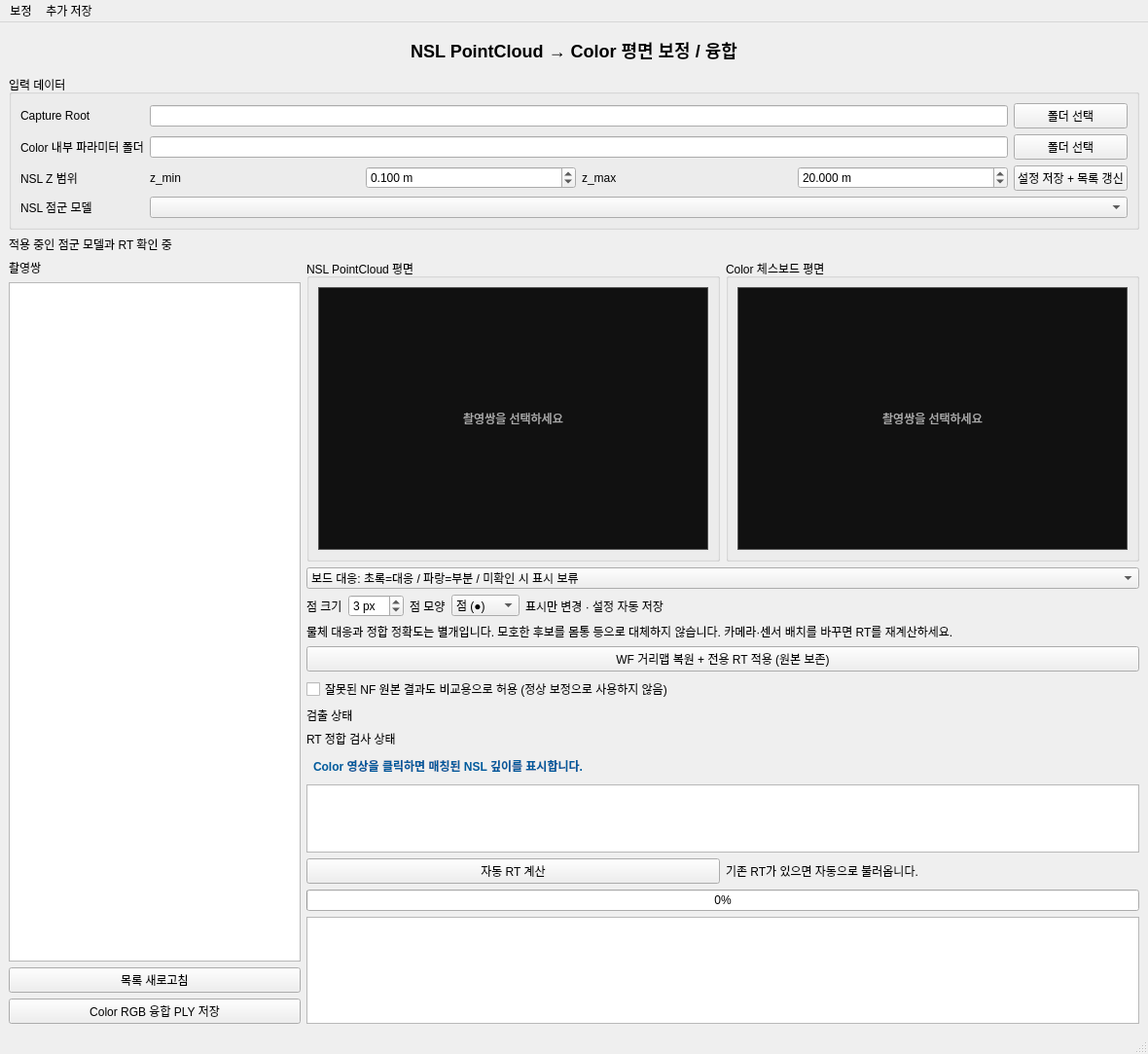
<?xml version="1.0" encoding="UTF-8"?>
<ui version="4.0">
 <class>MainWindow</class>
 <widget class="QMainWindow" name="MainWindow">
  <property name="geometry"><rect><x>0</x><y>0</y><width>1180</width><height>900</height></rect></property>
  <property name="windowTitle"><string>NSL PointCloud → Color Calibration &amp; Fusion</string></property>
  <widget class="QWidget" name="centralwidget">
   <layout class="QVBoxLayout" name="mainLayout">
    <item><widget class="QLabel" name="titleLabel">
     <property name="text"><string>NSL PointCloud → Color 평면 보정 / 융합</string></property>
     <property name="alignment"><set>Qt::AlignmentFlag::AlignCenter</set></property>
     <property name="styleSheet"><string notr="true">font-size:18px;font-weight:bold;padding:6px;</string></property>
    </widget></item>
    <item><widget class="QGroupBox" name="inputGroup">
     <property name="title"><string>입력 데이터</string></property>
     <layout class="QGridLayout" name="inputLayout">
      <item row="0" column="0"><widget class="QLabel" name="captureRootLabel"><property name="text"><string>Capture Root</string></property></widget></item>
      <item row="0" column="1"><widget class="QLineEdit" name="captureRootEdit"><property name="readOnly"><bool>true</bool></property></widget></item>
      <item row="0" column="2"><widget class="QPushButton" name="captureRootButton"><property name="text"><string>폴더 선택</string></property></widget></item>
      <item row="1" column="0"><widget class="QLabel" name="colorCalLabel"><property name="text"><string>Color 내부 파라미터 폴더</string></property></widget></item>
      <item row="1" column="1"><widget class="QLineEdit" name="colorCalEdit"><property name="readOnly"><bool>true</bool></property></widget></item>
      <item row="1" column="2"><widget class="QPushButton" name="colorCalButton"><property name="text"><string>폴더 선택</string></property></widget></item>
      <item row="2" column="0"><widget class="QLabel" name="rangeLabel"><property name="text"><string>NSL Z 범위</string></property></widget></item>
      <item row="2" column="1">
       <layout class="QHBoxLayout" name="rangeLayout">
        <item><widget class="QLabel" name="zMinLabel"><property name="text"><string>z_min</string></property></widget></item>
        <item><widget class="QDoubleSpinBox" name="zMinSpinBox">
         <property name="suffix"><string> m</string></property><property name="decimals"><number>3</number></property>
         <property name="minimum"><double>0.010000000000000</double></property><property name="maximum"><double>50.000000000000000</double></property>
         <property name="value"><double>0.100000000000000</double></property>
        </widget></item>
        <item><widget class="QLabel" name="zMaxLabel"><property name="text"><string>z_max</string></property></widget></item>
        <item><widget class="QDoubleSpinBox" name="zMaxSpinBox">
         <property name="suffix"><string> m</string></property><property name="decimals"><number>3</number></property>
         <property name="minimum"><double>0.010000000000000</double></property><property name="maximum"><double>50.000000000000000</double></property>
         <property name="value"><double>20.000000000000000</double></property>
        </widget></item>
       </layout>
      </item>
      <item row="2" column="2"><widget class="QPushButton" name="applyButton"><property name="text"><string>설정 저장 + 목록 갱신</string></property></widget></item>
      <item row="3" column="0"><widget class="QLabel" name="geometryLabel"><property name="text"><string>NSL 점군 모델</string></property></widget></item>
      <item row="3" column="1" colspan="2"><widget class="QComboBox" name="geometryComboBox">
       <property name="toolTip"><string>원본 PCD는 유지합니다. WF 복원은 저장된 원본 거리맵과 제조사 렌즈 표로 XYZ를 다시 계산하며, 기존 PCD RT와 혼용하지 않습니다.</string></property>
      </widget></item>
     </layout>
    </widget></item>
    <item><widget class="QLabel" name="activeModelLabel"><property name="text"><string>적용 중인 점군 모델과 RT 확인 중</string></property><property name="wordWrap"><bool>true</bool></property></widget></item>
    <item>
     <layout class="QHBoxLayout" name="contentLayout">
      <item>
       <layout class="QVBoxLayout" name="fileLayout">
        <item><widget class="QLabel" name="fileLabel"><property name="text"><string>촬영쌍</string></property><property name="wordWrap"><bool>true</bool></property></widget></item>
        <item><widget class="QListWidget" name="fileList">
         <property name="minimumSize"><size><width>245</width><height>0</height></size></property>
         <property name="maximumSize"><size><width>300</width><height>16777215</height></size></property>
        </widget></item>
        <item><widget class="QPushButton" name="reloadButton"><property name="text"><string>목록 새로고침</string></property></widget></item>
        <item><widget class="QPushButton" name="saveFusedButton"><property name="text"><string>Color RGB 융합 PLY 저장</string></property></widget></item>
       </layout>
      </item>
      <item>
       <layout class="QVBoxLayout" name="viewerLayout">
        <item>
         <layout class="QHBoxLayout" name="imageLayout">
          <item><widget class="QGroupBox" name="sourceGroup">
           <property name="title"><string>NSL PointCloud 평면</string></property>
           <layout class="QVBoxLayout" name="sourceLayout"><item><widget class="QLabel" name="sourceImageLabel">
            <property name="minimumSize"><size><width>360</width><height>270</height></size></property>
            <property name="styleSheet"><string notr="true">background:#111;color:#aaa;border:1px solid #555;</string></property>
            <property name="text"><string>촬영쌍을 선택하세요</string></property><property name="alignment"><set>Qt::AlignmentFlag::AlignCenter</set></property>
           </widget></item></layout>
          </widget></item>
          <item><widget class="QGroupBox" name="targetGroup">
           <property name="title"><string>Color 체스보드 평면</string></property>
           <layout class="QVBoxLayout" name="targetLayout"><item><widget class="QLabel" name="targetImageLabel">
            <property name="minimumSize"><size><width>360</width><height>270</height></size></property>
            <property name="styleSheet"><string notr="true">background:#111;color:#aaa;border:1px solid #555;</string></property>
            <property name="text"><string>촬영쌍을 선택하세요</string></property><property name="alignment"><set>Qt::AlignmentFlag::AlignCenter</set></property>
           </widget></item></layout>
          </widget></item>
         </layout>
        </item>
        <item><widget class="QComboBox" name="viewComboBox">
         <item><property name="text"><string>보드 대응: 초록=대응 / 파랑=부분 / 미확인 시 표시 보류</string></property></item>
         <item><property name="text"><string>실제 Color RGB 융합 (PLY와 동일 색상)</string></property></item>
         <item><property name="text"><string>Color 이미지 위 전체 점군 투영 (거리 색상)</string></property></item>
         <item><property name="text"><string>점-평면 잔차: 초록 &lt;10 / 노랑 10~20 / 빨강 ≥20 mm · 자홍=보드 밖 투영</string></property></item>
        </widget></item>
        <item><widget class="QWidget" name="projectionControls">
         <property name="toolTip"><string>원본 Color 이미지 픽셀 기준의 표시 크기입니다. 깊이 픽셀·PLY 좌표·RGB 값은 바뀌지 않습니다. PNG 저장에도 같은 크기와 모양을 적용합니다.</string></property>
         <layout class="QHBoxLayout" name="projectionControlsLayout">
          <property name="leftMargin"><number>0</number></property>
          <property name="topMargin"><number>0</number></property>
          <property name="rightMargin"><number>0</number></property>
          <property name="bottomMargin"><number>0</number></property>
          <item><widget class="QLabel" name="pointSizeLabel"><property name="text"><string>점 크기</string></property></widget></item>
          <item><widget class="QSpinBox" name="pointSizeSpinBox">
           <property name="minimum"><number>1</number></property><property name="maximum"><number>21</number></property>
           <property name="keyboardTracking"><bool>false</bool></property>
           <property name="singleStep"><number>2</number></property><property name="value"><number>3</number></property>
           <property name="suffix"><string> px</string></property>
           <property name="toolTip"><string>지름 / 십자의 전체 길이. 1~21 px 홀수이며 짝수 입력은 다음 홀수로 맞춥니다.</string></property>
          </widget></item>
          <item><widget class="QLabel" name="pointShapeLabel"><property name="text"><string>점 모양</string></property></widget></item>
          <item><widget class="QComboBox" name="pointShapeComboBox">
           <item><property name="text"><string>점 (●)</string></property></item>
           <item><property name="text"><string>십자 (+)</string></property></item>
          </widget></item>
          <item><widget class="QLabel" name="projectionHintLabel"><property name="text"><string>표시만 변경 · 설정 자동 저장</string></property></widget></item>
          <item><spacer name="projectionSpacer"><property name="orientation"><enum>Qt::Horizontal</enum></property><property name="sizeHint" stdset="0"><size><width>20</width><height>0</height></size></property></spacer></item>
         </layout>
        </widget></item>
        <item><widget class="QLabel" name="geometryNoticeLabel">
         <property name="text"><string>물체 대응과 정합 정확도는 별개입니다. 모호한 후보를 몸통 등으로 대체하지 않습니다. 카메라·센서 배치를 바꾸면 RT를 재계산하세요.</string></property>
         <property name="wordWrap"><bool>true</bool></property>
        </widget></item>
        <item><widget class="QPushButton" name="applyWfButton"><property name="text"><string>WF 거리맵 복원 + 전용 RT 적용 (원본 보존)</string></property><property name="visible"><bool>false</bool></property></widget></item>
        <item><widget class="QCheckBox" name="nfCompareCheckBox"><property name="text"><string>잘못된 NF 원본 결과도 비교용으로 허용 (정상 보정으로 사용하지 않음)</string></property><property name="visible"><bool>false</bool></property></widget></item>
        <item><widget class="QLabel" name="detectionStatus"><property name="text"><string>검출 상태</string></property><property name="wordWrap"><bool>true</bool></property></widget></item>
        <item><widget class="QLabel" name="rtCheckStatus"><property name="text"><string>RT 정합 검사 상태</string></property><property name="wordWrap"><bool>true</bool></property></widget></item>
        <item><widget class="QLabel" name="pickedDepthLabel">
         <property name="text"><string>Color 영상을 클릭하면 매칭된 NSL 깊이를 표시합니다.</string></property>
         <property name="styleSheet"><string notr="true">font-weight:bold;color:#005a9c;padding:4px;</string></property>
        </widget></item>
        <item><widget class="QPlainTextEdit" name="planeText">
         <property name="maximumSize"><size><width>16777215</width><height>110</height></size></property>
         <property name="readOnly"><bool>true</bool></property>
        </widget></item>
        <item>
         <layout class="QHBoxLayout" name="calibrateLayout">
          <item><widget class="QPushButton" name="calibrateButton"><property name="text"><string>자동 RT 계산</string></property></widget></item>
          <item><widget class="QLabel" name="calibrationStatus"><property name="text"><string>기존 RT가 있으면 자동으로 불러옵니다.</string></property><property name="wordWrap"><bool>true</bool></property></widget></item>
         </layout>
        </item>
        <item><widget class="QProgressBar" name="progressBar">
         <property name="value"><number>0</number></property><property name="visible"><bool>false</bool></property>
        </widget></item>
        <item><widget class="QPlainTextEdit" name="matrixText">
         <property name="minimumSize"><size><width>0</width><height>110</height></size></property>
         <property name="maximumSize"><size><width>16777215</width><height>230</height></size></property>
         <property name="font"><font><family>Consolas</family><pointsize>10</pointsize></font></property>
         <property name="readOnly"><bool>true</bool></property>
        </widget></item>
       </layout>
      </item>
     </layout>
    </item>
   </layout>
  </widget>
  <widget class="QMenuBar" name="menubar">
   <widget class="QMenu" name="calibrationMenu"><property name="title"><string>보정</string></property>
    <addaction name="loadRtButton"/><addaction name="validateButton"/>
   </widget>
   <widget class="QMenu" name="exportMenu"><property name="title"><string>추가 저장</string></property>
    <addaction name="saveSourceButton"/><addaction name="saveProjectionButton"/><addaction name="separator"/><addaction name="intensityCheckBox"/>
   </widget>
   <addaction name="calibrationMenu"/><addaction name="exportMenu"/>
  </widget>
  <action name="loadRtButton"><property name="text"><string>RT JSON 불러오기…</string></property></action>
  <action name="validateButton"><property name="text"><string>전체 재검사 (RT 유지)</string></property></action>
  <action name="saveSourceButton"><property name="text"><string>평면 표시 PLY 저장 (NSL 좌표)…</string></property></action>
  <action name="saveProjectionButton"><property name="text"><string>Color 점군 투영 PNG 저장 (거리 색상)…</string></property></action>
  <action name="intensityCheckBox"><property name="text"><string>PLY에 intensity 포함</string></property><property name="checkable"><bool>true</bool></property></action>
  <widget class="QStatusBar" name="statusbar"/>
 </widget>
 <resources/>
 <connections/>
</ui>
